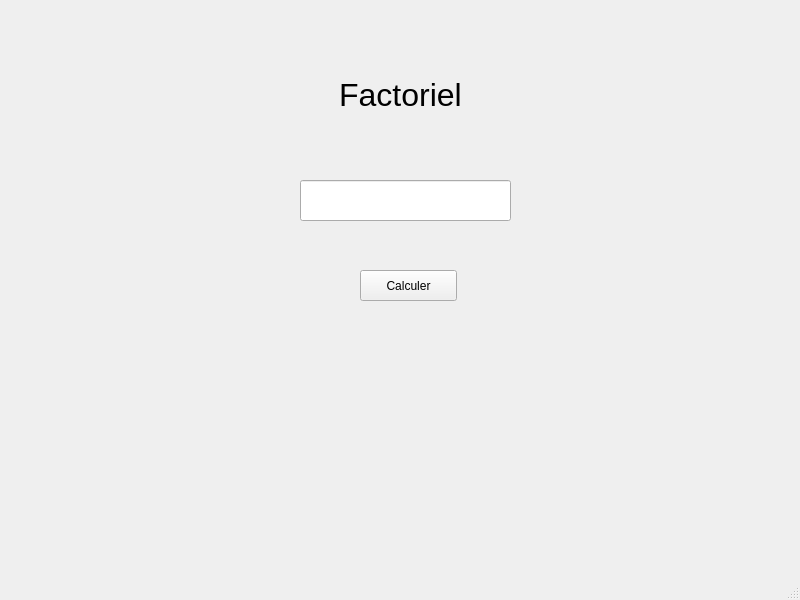
<?xml version="1.0" encoding="UTF-8"?>
<ui version="4.0">
 <class>MainWindow</class>
 <widget class="QMainWindow" name="MainWindow">
  <property name="geometry">
   <rect>
    <x>0</x>
    <y>0</y>
    <width>800</width>
    <height>600</height>
   </rect>
  </property>
  <property name="windowTitle">
   <string>MainWindow</string>
  </property>
  <widget class="QWidget" name="centralwidget">
   <widget class="QLineEdit" name="inp">
    <property name="geometry">
     <rect>
      <x>300</x>
      <y>180</y>
      <width>211</width>
      <height>41</height>
     </rect>
    </property>
   </widget>
   <widget class="QLabel" name="label">
    <property name="geometry">
     <rect>
      <x>320</x>
      <y>70</y>
      <width>161</width>
      <height>51</height>
     </rect>
    </property>
    <property name="text">
     <string>&lt;html&gt;&lt;head/&gt;&lt;body&gt;&lt;p align=&quot;center&quot;&gt;&lt;span style=&quot; font-size:24pt;&quot;&gt;Factoriel&lt;/span&gt;&lt;/p&gt;&lt;/body&gt;&lt;/html&gt;</string>
    </property>
   </widget>
   <widget class="QPushButton" name="btn">
    <property name="geometry">
     <rect>
      <x>360</x>
      <y>270</y>
      <width>97</width>
      <height>31</height>
     </rect>
    </property>
    <property name="text">
     <string>Calculer</string>
    </property>
   </widget>
   <widget class="QLabel" name="res">
    <property name="geometry">
     <rect>
      <x>60</x>
      <y>370</y>
      <width>681</width>
      <height>161</height>
     </rect>
    </property>
    <property name="styleSheet">
     <string notr="true">font-size: 14pt;</string>
    </property>
    <property name="text">
     <string>&lt;html&gt;&lt;head/&gt;&lt;body&gt;&lt;p align=&quot;center&quot;&gt;&lt;br/&gt;&lt;/p&gt;&lt;p align=&quot;center&quot;&gt;&lt;br/&gt;&lt;/p&gt;&lt;/body&gt;&lt;/html&gt;</string>
    </property>
   </widget>
  </widget>
  <widget class="QMenuBar" name="menubar">
   <property name="geometry">
    <rect>
     <x>0</x>
     <y>0</y>
     <width>800</width>
     <height>28</height>
    </rect>
   </property>
  </widget>
  <widget class="QStatusBar" name="statusbar"/>
 </widget>
 <resources/>
 <connections/>
</ui>
